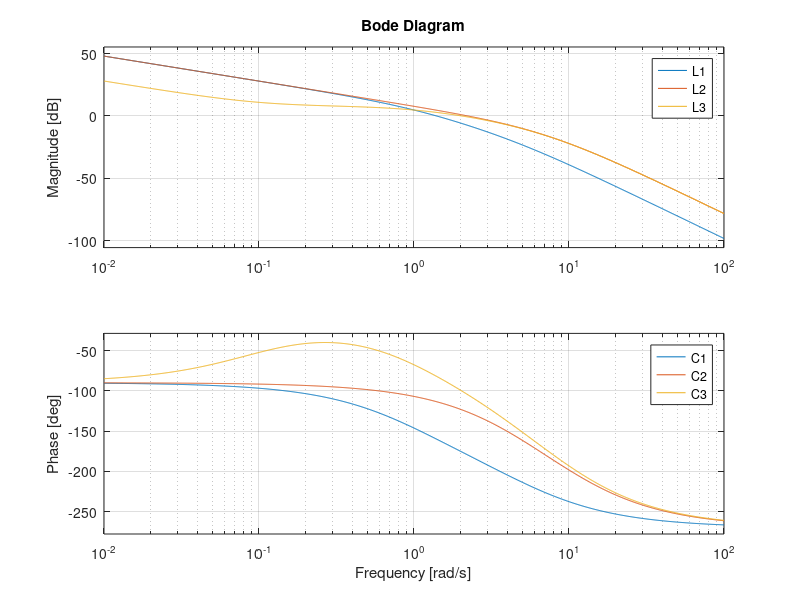
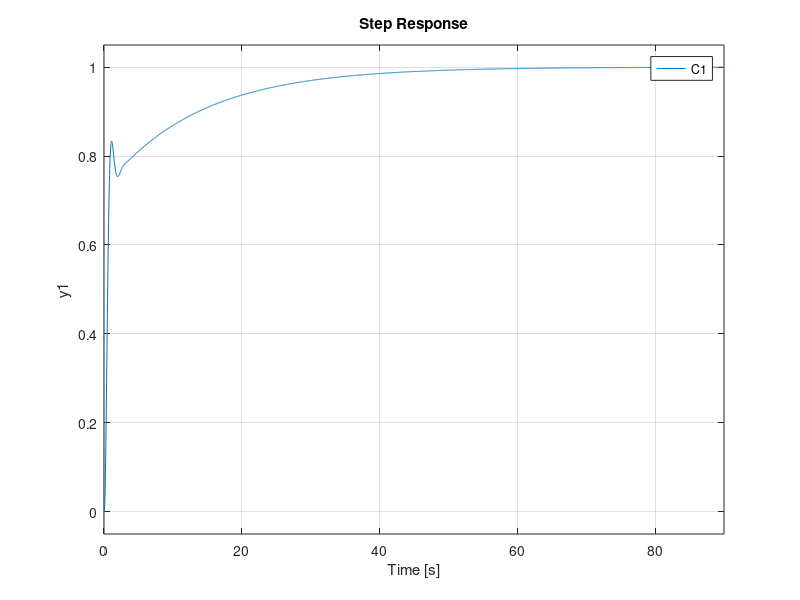
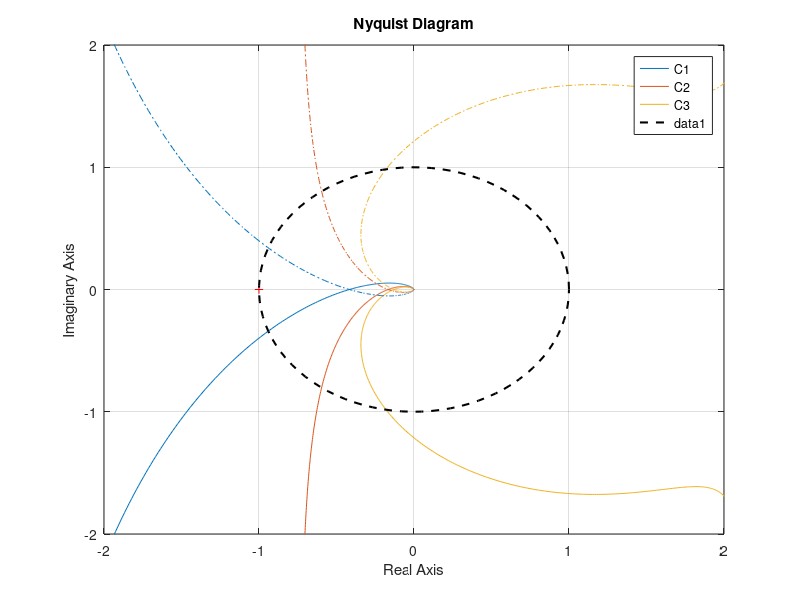

Source code (MATLAB) for these figures, in order:

clc; clear; close all;

s = tf('s');
P = 1/((s+1)*(0.2*s+1)*(0.1*s+1));

C1 = 2.5*(0.1 + 1/s);
C2 = 2.5*(1 + 1/s);
C3 = 2.5*(1 + 1/(10*s));

L1 = P*C1;
L2 = P*C2;
L3 = P*C3;

% Gain and phase margins
[Gm1, Pm1, Wcg1, Wcp1] = margin(L1);
[Gm2, Pm2, Wcg2, Wcp2] = margin(L2);
[Gm3, Pm3, Wcg3, Wcp3] = margin(L3);

fprintf('C1: GM = %.2f dB, PM = %.2f deg\n', 20*log10(Gm1), Pm1);
fprintf('C2: GM = %.2f dB, PM = %.2f deg\n', 20*log10(Gm2), Pm2);
fprintf('C3: GM = %.2f dB, PM = %.2f deg\n', 20*log10(Gm3), Pm3);

% Bode plots
figure(1);
bode(L1,L2,L3);
grid on;
legend('C1','C2','C3');

%% Closed-loop step responses (Exercise 1b)
figure(2);
hold on;
step(feedback(L1,1));
step(feedback(L2,1));
step(feedback(L3,1));
grid on;
legend('C1','C2','C3');

%% Nyquist plots
figure(3);
nyquist(L1,L2,L3);
xlim([-2 2]);
ylim([-2 2]);
legend('C1','C2','C3');
hold on;

theta = linspace(0, 2*pi, 100);
x = cos(theta);
y = sin(theta);

plot(x, y, 'k--', 'LineWidth', 1.5);
